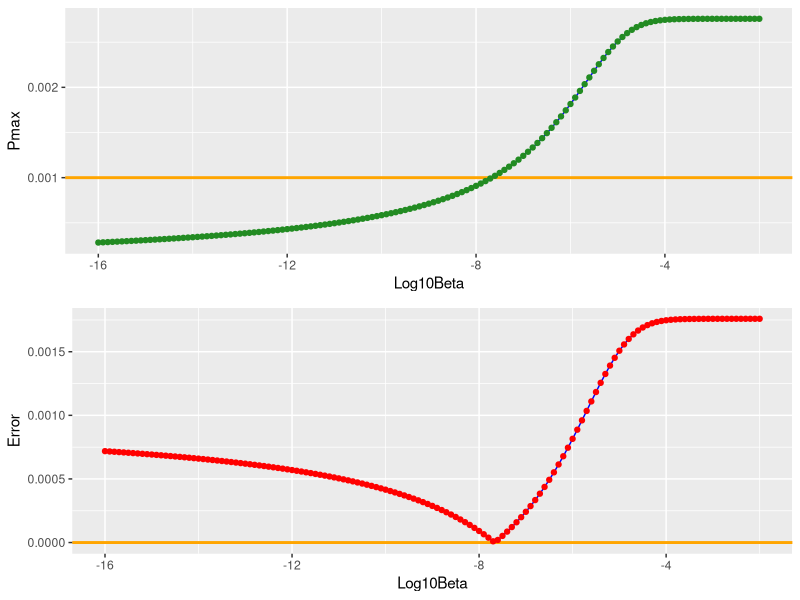

Write R code to recreate this figure.
library(ggplot2)
library(gridExtra)

Pmax_target = 0.001
Isat = 200
alpha = 3.75e-5

Pmax = function(beta) {
  a = alpha*Isat/log(1 + alpha/beta)
  b = alpha/(alpha+beta)
  c = beta/(alpha+beta)
  a*b*c^(beta/alpha)
}

error = function(beta) {
  abs(Pmax_target - Pmax(beta))
}

x = 10^((-160:-20)/10)

M = data.frame(
  Log10Beta = log10(x),
  Pmax = Pmax(x),
  Error = error(x)
)

grid.arrange(
  ggplot(M, aes(Log10Beta, Pmax)) +
    geom_hline(yintercept=Pmax_target, colour="orange", size=1) +
    geom_line(colour="blue") +
    geom_point(colour="forestgreen")
  ,
  ggplot(M, aes(Log10Beta, Error)) +
    geom_hline(yintercept=0, colour="orange", size=1) +
    geom_line(colour="blue") +
    geom_point(colour="red")
)

Pmax(1e-8)
Pmax(2.31308e-08)
